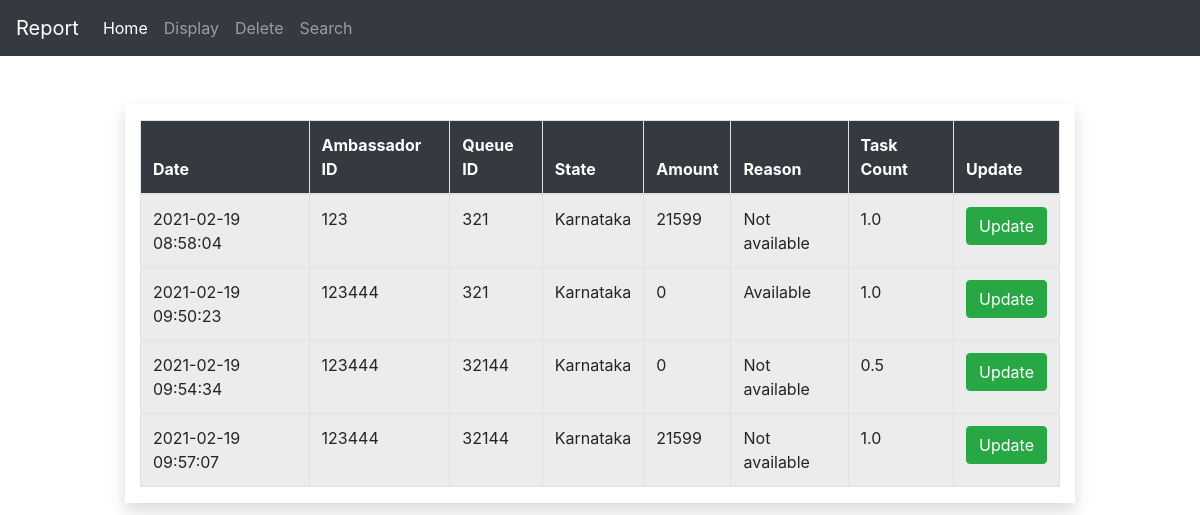
The app's page /display, older data.
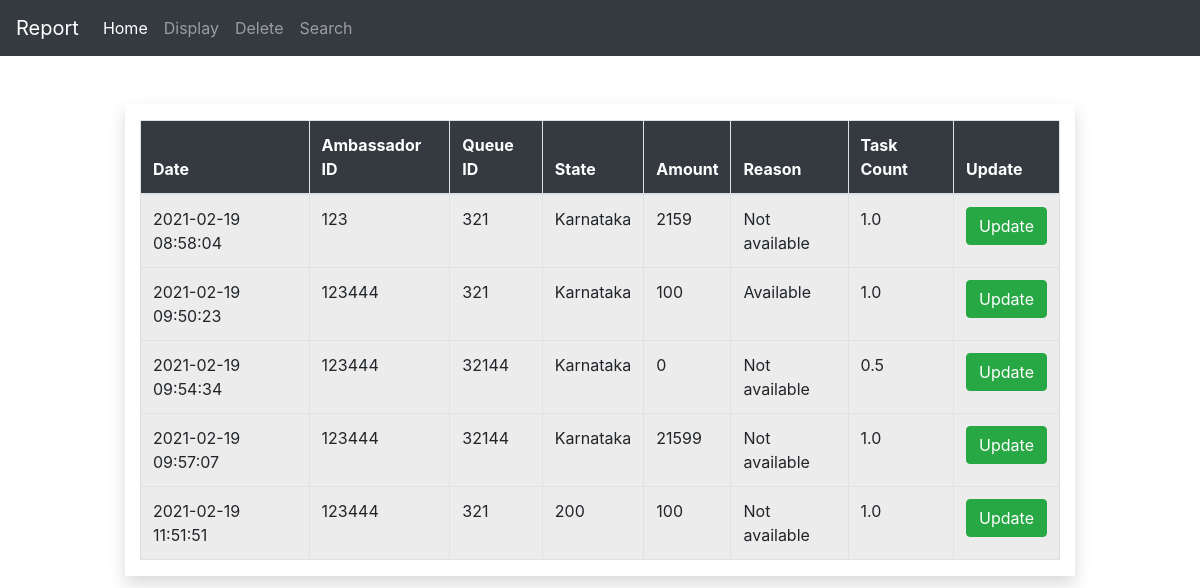
The same page, newer data.
### tables this page shows
CREATE TABLE "test"
(
	id INTEGER
		primary key autoincrement,
	amb varchar not null,
	queue varchar not null,
	state integer not null,
	amount int not null,
	task float not null,
	reason varchar(100),
	cdate TEXT default CURRENT_TIMESTAMP
);

### app.py (the view)
@app.route("/display")
def display():
    con = sqlite3.connect("testFirst.db")
    con.row_factory = sqlite3.Row
    cur = con.cursor()
    cur.execute("SELECT * from test")
    get_rows = cur.fetchall()
    return render_template('display.html', data=get_rows)

### templates/display.html (shortened to what this page needs)
{% extends 'include/base.html' %}
{% block content %}
    <div class="container mt-5">
        <div class="row">
            <div class="col-md-10 mx-auto shadow">
                <table class="table table-bordered table-active mt-3">
                    <thead class="bg-dark">
                    <tr class="text-white">
                        <th>Date</th>
                        <th>Ambassador ID</th>
                        <th>Queue ID</th>
                        <th>State</th>
                        <th>Amount</th>
                        <th>Reason</th>
                        <th>Task Count</th>
                        <th>Update</th>
                    </tr>
                    </thead>
                    <tbody>
                    {% for data in data %}
                        <tr>
                            <td>{{ data["cdate"] }}</td>
                            <td>{{ data["amb"] }}</td>
                            <td>{{ data["queue"] }}</td>
                            <td>{{ data["state"] }}</td>
                            <td>{{ data["amount"] }}</td>
                            <td>{{ data["reason"] }}</td>
                            <td>{{ data["task"] }}</td>
                            <td><a class="btn btn-success" href="{{ url_for('update', amb=data.amb,queue=data.queue ) }}">Update</a></td>
                        </tr>
                    {% endfor %}
                    </tbody>
                </table>
            </div>
        </div>
    </div>
{% endblock %}

Row changes from the older to the newer data that the page shows:
changed test (number 1 of 5 on the later page): amount "21599" → "2159"
changed test "Available": amount "0" → "100"
added test: cdate "2021-02-19 11:51:51", amb "123444", queue "321", state "200", amount "100", reason "Not available", task "1.0"
